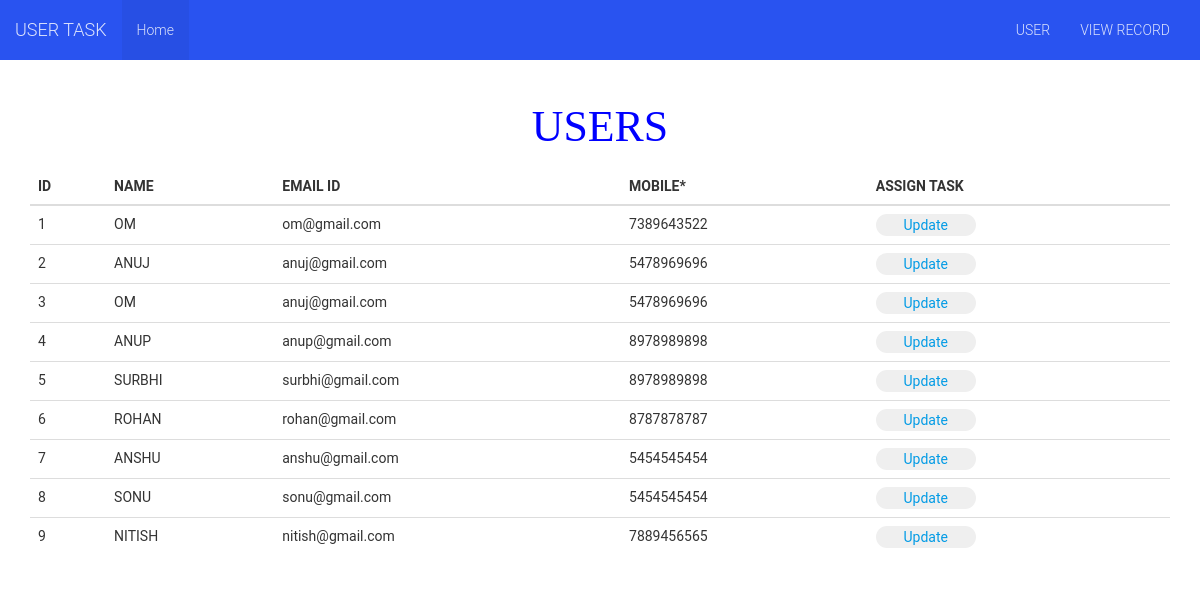
The page /users.php on the database its author committed.
### tables this page shows
CREATE TABLE `user` (
  `id` int(3) NOT NULL,
  `username` varchar(30) NOT NULL,
  `email` varchar(25) NOT NULL,
  `mobile` varchar(10) NOT NULL
);

### users.php (the view)
<?php
 include 'header.php';
?>
		<?php
		  include('db_connection.php');
  		  $sql="SELECT * FROM `user`";
  		  $result = $con->query($sql);
  		  if ($result->num_rows > 0)
  			 {
  			 		?>
  			 		<h3 align="center" style="color:blue; font-family: italic;">USERS</h3>
					<div class="table-responsive">
					  <table class="table">
					    <thead>
					      <tr>
					        <th>ID</th>
					        <th>NAME</th>
					        <th>EMAIL ID</th>
					        <th>MOBILE*</th>
					        <th>ASSIGN TASK</th>
					      </tr>
					    </thead>
					    <tbody>
					    	<?php
					    		while($row = $result->fetch_assoc())
  			 						{
					    	?>
					      <tr>
					        <td><?php echo $row["id"];?></td>
					        <td><?php echo strtoupper($row["username"]);?></td>
					        <td><?php echo strtolower($row["email"]);?></td>
					        <td><?php echo ($row["mobile"]);?></td>
					        <td><button style="border-radius: 25px; width: 100px; border:none;"><a href="update.php?id=<?php echo $row["id"]; ?>">Update</a></button></td>
					      </tr>
					      	<?php  }	?>
					    </tbody>
					  </table>
					 </div>
					 <?php
			}
					 ?>
	</div>
<?php include 'footer.php'  ?>

### header.php (shortened to what this page needs)
<!DOCTYPE html>
<html>
<head>
	<link rel="stylesheet" type="text/css" href="bootstrap/bootstrap.min.css">
	<link rel="stylesheet" type="text/css" href="bootstrap/bootstrap.min.css">
	<link rel="stylesheet" type="text/css" href="css/mdb.min.css">
	<link rel="stylesheet" type="text/css" href="css/style.css">
</head>
<body>
	<nav class="navbar navbar-inverse" style="background-color: #2953F0;">
	  <div class="container-fluid">
	    <div class="navbar-header">
	      <a class="navbar-brand" href="#">USER TASK</a>
	    </div>
	    <div class="collapse navbar-collapse" id="myNavbar">
	      <ul class="nav navbar-nav">
	        <li class="active"><a href="index.php">Home</a></li>
	      </ul>
	      <ul class="nav navbar-nav navbar-right">
	      	<li><a href="users.php">USER</a></li>
	        <li><a href="usertask.php">VIEW RECORD</a></li>
	      </ul>
	    </div>
	</div>
	</nav>
	<div class="container">

### footer.php (shortened to what this page needs)
</body>
</html>

### rows shown on the page
user: id "1", username "OM", email "om@gmail.com", mobile "7389643522"
user: id "2", username "ANUJ", email "anuj@gmail.com", mobile "5478969696"
user: id "3", username "OM", email "anuj@gmail.com", mobile "5478969696"
user: id "4", username "ANUP", email "anup@gmail.com", mobile "8978989898"
user: id "5", username "SURBHI", email "surbhi@gmail.com", mobile "8978989898"
user: id "6", username "ROHAN", email "rohan@gmail.com", mobile "8787878787"
user: id "7", username "ANSHU", email "anshu@gmail.com", mobile "5454545454"
user: id "8", username "SONU", email "sonu@gmail.com", mobile "5454545454"
user: id "9", username "NITISH", email "nitish@gmail.com", mobile "7889456565"
